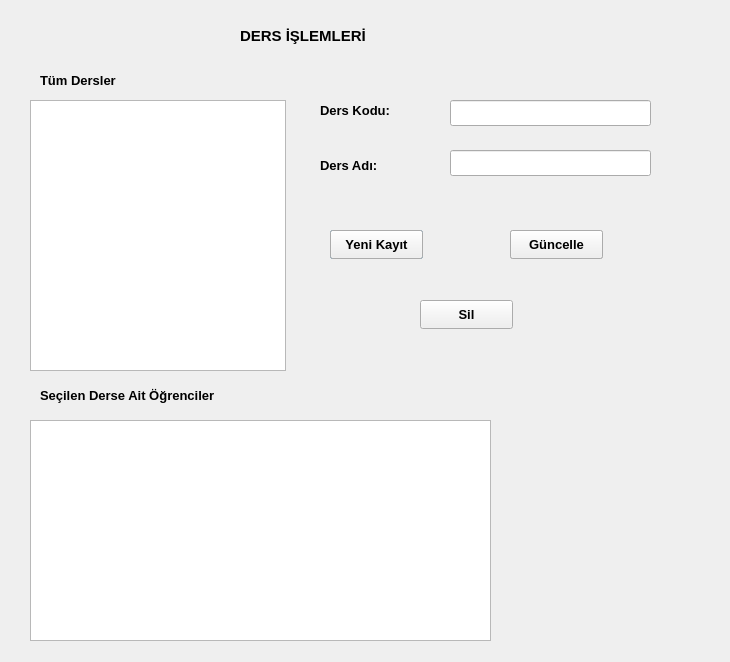
<?xml version="1.0" encoding="UTF-8"?>
<ui version="4.0">
 <class>Dersler</class>
 <widget class="QDialog" name="Dersler">
  <property name="geometry">
   <rect>
    <x>0</x>
    <y>0</y>
    <width>730</width>
    <height>662</height>
   </rect>
  </property>
  <property name="palette">
   <palette>
    <active/>
    <inactive/>
    <disabled/>
   </palette>
  </property>
  <property name="windowTitle">
   <string>Dialog</string>
  </property>
  <widget class="QLabel" name="label">
   <property name="geometry">
    <rect>
     <x>240</x>
     <y>20</y>
     <width>181</width>
     <height>31</height>
    </rect>
   </property>
   <property name="palette">
    <palette>
     <active>
      <colorrole role="WindowText">
       <brush brushstyle="SolidPattern">
        <color alpha="255">
         <red>255</red>
         <green>0</green>
         <blue>0</blue>
        </color>
       </brush>
      </colorrole>
      <colorrole role="Button">
       <brush brushstyle="SolidPattern">
        <color alpha="255">
         <red>240</red>
         <green>240</green>
         <blue>240</blue>
        </color>
       </brush>
      </colorrole>
      <colorrole role="Light">
       <brush brushstyle="SolidPattern">
        <color alpha="255">
         <red>255</red>
         <green>255</green>
         <blue>255</blue>
        </color>
       </brush>
      </colorrole>
      <colorrole role="Midlight">
       <brush brushstyle="SolidPattern">
        <color alpha="255">
         <red>227</red>
         <green>227</green>
         <blue>227</blue>
        </color>
       </brush>
      </colorrole>
      <colorrole role="Dark">
       <brush brushstyle="SolidPattern">
        <color alpha="255">
         <red>160</red>
         <green>160</green>
         <blue>160</blue>
        </color>
       </brush>
      </colorrole>
      <colorrole role="Mid">
       <brush brushstyle="SolidPattern">
        <color alpha="255">
         <red>160</red>
         <green>160</green>
         <blue>160</blue>
        </color>
       </brush>
      </colorrole>
      <colorrole role="Text">
       <brush brushstyle="SolidPattern">
        <color alpha="255">
         <red>0</red>
         <green>0</green>
         <blue>0</blue>
        </color>
       </brush>
      </colorrole>
      <colorrole role="BrightText">
       <brush brushstyle="SolidPattern">
        <color alpha="255">
         <red>255</red>
         <green>255</green>
         <blue>255</blue>
        </color>
       </brush>
      </colorrole>
      <colorrole role="ButtonText">
       <brush brushstyle="SolidPattern">
        <color alpha="255">
         <red>0</red>
         <green>0</green>
         <blue>0</blue>
        </color>
       </brush>
      </colorrole>
      <colorrole role="Base">
       <brush brushstyle="SolidPattern">
        <color alpha="255">
         <red>255</red>
         <green>255</green>
         <blue>255</blue>
        </color>
       </brush>
      </colorrole>
      <colorrole role="Window">
       <brush brushstyle="SolidPattern">
        <color alpha="255">
         <red>240</red>
         <green>240</green>
         <blue>240</blue>
        </color>
       </brush>
      </colorrole>
      <colorrole role="Shadow">
       <brush brushstyle="SolidPattern">
        <color alpha="255">
         <red>105</red>
         <green>105</green>
         <blue>105</blue>
        </color>
       </brush>
      </colorrole>
      <colorrole role="Highlight">
       <brush brushstyle="SolidPattern">
        <color alpha="255">
         <red>0</red>
         <green>120</green>
         <blue>215</blue>
        </color>
       </brush>
      </colorrole>
      <colorrole role="HighlightedText">
       <brush brushstyle="SolidPattern">
        <color alpha="255">
         <red>255</red>
         <green>255</green>
         <blue>255</blue>
        </color>
       </brush>
      </colorrole>
      <colorrole role="Link">
       <brush brushstyle="SolidPattern">
        <color alpha="255">
         <red>0</red>
         <green>0</green>
         <blue>255</blue>
        </color>
       </brush>
      </colorrole>
      <colorrole role="LinkVisited">
       <brush brushstyle="SolidPattern">
        <color alpha="255">
         <red>255</red>
         <green>0</green>
         <blue>255</blue>
        </color>
       </brush>
      </colorrole>
      <colorrole role="AlternateBase">
       <brush brushstyle="SolidPattern">
        <color alpha="255">
         <red>245</red>
         <green>245</green>
         <blue>245</blue>
        </color>
       </brush>
      </colorrole>
      <colorrole role="NoRole">
       <brush brushstyle="SolidPattern">
        <color alpha="255">
         <red>0</red>
         <green>0</green>
         <blue>0</blue>
        </color>
       </brush>
      </colorrole>
      <colorrole role="ToolTipBase">
       <brush brushstyle="SolidPattern">
        <color alpha="255">
         <red>255</red>
         <green>255</green>
         <blue>220</blue>
        </color>
       </brush>
      </colorrole>
      <colorrole role="ToolTipText">
       <brush brushstyle="SolidPattern">
        <color alpha="255">
         <red>0</red>
         <green>0</green>
         <blue>0</blue>
        </color>
       </brush>
      </colorrole>
      <colorrole role="PlaceholderText">
       <brush brushstyle="SolidPattern">
        <color alpha="128">
         <red>0</red>
         <green>0</green>
         <blue>0</blue>
        </color>
       </brush>
      </colorrole>
     </active>
     <inactive>
      <colorrole role="WindowText">
       <brush brushstyle="SolidPattern">
        <color alpha="255">
         <red>0</red>
         <green>0</green>
         <blue>0</blue>
        </color>
       </brush>
      </colorrole>
      <colorrole role="Button">
       <brush brushstyle="SolidPattern">
        <color alpha="255">
         <red>240</red>
         <green>240</green>
         <blue>240</blue>
        </color>
       </brush>
      </colorrole>
      <colorrole role="Light">
       <brush brushstyle="SolidPattern">
        <color alpha="255">
         <red>255</red>
         <green>255</green>
         <blue>255</blue>
        </color>
       </brush>
      </colorrole>
      <colorrole role="Midlight">
       <brush brushstyle="SolidPattern">
        <color alpha="255">
         <red>227</red>
         <green>227</green>
         <blue>227</blue>
        </color>
       </brush>
      </colorrole>
      <colorrole role="Dark">
       <brush brushstyle="SolidPattern">
        <color alpha="255">
         <red>160</red>
         <green>160</green>
         <blue>160</blue>
        </color>
       </brush>
      </colorrole>
      <colorrole role="Mid">
       <brush brushstyle="SolidPattern">
        <color alpha="255">
         <red>160</red>
         <green>160</green>
         <blue>160</blue>
        </color>
       </brush>
      </colorrole>
      <colorrole role="Text">
       <brush brushstyle="SolidPattern">
        <color alpha="255">
         <red>0</red>
         <green>0</green>
         <blue>0</blue>
        </color>
       </brush>
      </colorrole>
      <colorrole role="BrightText">
       <brush brushstyle="SolidPattern">
        <color alpha="255">
         <red>255</red>
         <green>255</green>
         <blue>255</blue>
        </color>
       </brush>
      </colorrole>
      <colorrole role="ButtonText">
       <brush brushstyle="SolidPattern">
        <color alpha="255">
         <red>0</red>
         <green>0</green>
         <blue>0</blue>
        </color>
       </brush>
      </colorrole>
      <colorrole role="Base">
       <brush brushstyle="SolidPattern">
        <color alpha="255">
         <red>255</red>
         <green>255</green>
         <blue>255</blue>
        </color>
       </brush>
      </colorrole>
      <colorrole role="Window">
       <brush brushstyle="SolidPattern">
        <color alpha="255">
         <red>240</red>
         <green>240</green>
         <blue>240</blue>
        </color>
       </brush>
      </colorrole>
      <colorrole role="Shadow">
       <brush brushstyle="SolidPattern">
        <color alpha="255">
         <red>105</red>
         <green>105</green>
         <blue>105</blue>
        </color>
       </brush>
      </colorrole>
      <colorrole role="Highlight">
       <brush brushstyle="SolidPattern">
        <color alpha="255">
         <red>240</red>
         <green>240</green>
         <blue>240</blue>
        </color>
       </brush>
      </colorrole>
      <colorrole role="HighlightedText">
       <brush brushstyle="SolidPattern">
        <color alpha="255">
         <red>0</red>
         <green>0</green>
         <blue>0</blue>
        </color>
       </brush>
      </colorrole>
      <colorrole role="Link">
       <brush brushstyle="SolidPattern">
        <color alpha="255">
         <red>0</red>
         <green>0</green>
         <blue>255</blue>
        </color>
       </brush>
      </colorrole>
      <colorrole role="LinkVisited">
       <brush brushstyle="SolidPattern">
        <color alpha="255">
         <red>255</red>
         <green>0</green>
         <blue>255</blue>
        </color>
       </brush>
      </colorrole>
      <colorrole role="AlternateBase">
       <brush brushstyle="SolidPattern">
        <color alpha="255">
         <red>245</red>
         <green>245</green>
         <blue>245</blue>
        </color>
       </brush>
      </colorrole>
      <colorrole role="NoRole">
       <brush brushstyle="NoBrush">
        <color alpha="255">
         <red>0</red>
         <green>0</green>
         <blue>0</blue>
        </color>
       </brush>
      </colorrole>
      <colorrole role="ToolTipBase">
       <brush brushstyle="SolidPattern">
        <color alpha="255">
         <red>255</red>
         <green>255</green>
         <blue>220</blue>
        </color>
       </brush>
      </colorrole>
      <colorrole role="ToolTipText">
       <brush brushstyle="SolidPattern">
        <color alpha="255">
         <red>0</red>
         <green>0</green>
         <blue>0</blue>
        </color>
       </brush>
      </colorrole>
      <colorrole role="PlaceholderText">
       <brush brushstyle="SolidPattern">
        <color alpha="128">
         <red>0</red>
         <green>0</green>
         <blue>0</blue>
        </color>
       </brush>
      </colorrole>
     </inactive>
     <disabled>
      <colorrole role="WindowText">
       <brush brushstyle="SolidPattern">
        <color alpha="255">
         <red>120</red>
         <green>120</green>
         <blue>120</blue>
        </color>
       </brush>
      </colorrole>
      <colorrole role="Button">
       <brush brushstyle="SolidPattern">
        <color alpha="255">
         <red>240</red>
         <green>240</green>
         <blue>240</blue>
        </color>
       </brush>
      </colorrole>
      <colorrole role="Light">
       <brush brushstyle="SolidPattern">
        <color alpha="255">
         <red>255</red>
         <green>255</green>
         <blue>255</blue>
        </color>
       </brush>
      </colorrole>
      <colorrole role="Midlight">
       <brush brushstyle="SolidPattern">
        <color alpha="255">
         <red>247</red>
         <green>247</green>
         <blue>247</blue>
        </color>
       </brush>
      </colorrole>
      <colorrole role="Dark">
       <brush brushstyle="SolidPattern">
        <color alpha="255">
         <red>160</red>
         <green>160</green>
         <blue>160</blue>
        </color>
       </brush>
      </colorrole>
      <colorrole role="Mid">
       <brush brushstyle="SolidPattern">
        <color alpha="255">
         <red>160</red>
         <green>160</green>
         <blue>160</blue>
        </color>
       </brush>
      </colorrole>
      <colorrole role="Text">
       <brush brushstyle="SolidPattern">
        <color alpha="255">
         <red>120</red>
         <green>120</green>
         <blue>120</blue>
        </color>
       </brush>
      </colorrole>
      <colorrole role="BrightText">
       <brush brushstyle="SolidPattern">
        <color alpha="255">
         <red>255</red>
         <green>255</green>
         <blue>255</blue>
        </color>
       </brush>
      </colorrole>
      <colorrole role="ButtonText">
       <brush brushstyle="SolidPattern">
        <color alpha="255">
         <red>120</red>
         <green>120</green>
         <blue>120</blue>
        </color>
       </brush>
      </colorrole>
      <colorrole role="Base">
       <brush brushstyle="SolidPattern">
        <color alpha="255">
         <red>240</red>
         <green>240</green>
         <blue>240</blue>
        </color>
       </brush>
      </colorrole>
      <colorrole role="Window">
       <brush brushstyle="SolidPattern">
        <color alpha="255">
         <red>240</red>
         <green>240</green>
         <blue>240</blue>
        </color>
       </brush>
      </colorrole>
      <colorrole role="Shadow">
       <brush brushstyle="SolidPattern">
        <color alpha="255">
         <red>0</red>
         <green>0</green>
         <blue>0</blue>
        </color>
       </brush>
      </colorrole>
      <colorrole role="Highlight">
       <brush brushstyle="SolidPattern">
        <color alpha="255">
         <red>0</red>
         <green>120</green>
         <blue>215</blue>
        </color>
       </brush>
      </colorrole>
      <colorrole role="HighlightedText">
       <brush brushstyle="SolidPattern">
        <color alpha="255">
         <red>255</red>
         <green>255</green>
         <blue>255</blue>
        </color>
       </brush>
      </colorrole>
      <colorrole role="Link">
       <brush brushstyle="SolidPattern">
        <color alpha="255">
         <red>0</red>
         <green>0</green>
         <blue>255</blue>
        </color>
       </brush>
      </colorrole>
      <colorrole role="LinkVisited">
       <brush brushstyle="SolidPattern">
        <color alpha="255">
         <red>255</red>
         <green>0</green>
         <blue>255</blue>
        </color>
       </brush>
      </colorrole>
      <colorrole role="AlternateBase">
       <brush brushstyle="SolidPattern">
        <color alpha="255">
         <red>245</red>
         <green>245</green>
         <blue>245</blue>
        </color>
       </brush>
      </colorrole>
      <colorrole role="NoRole">
       <brush brushstyle="NoBrush">
        <color alpha="255">
         <red>0</red>
         <green>0</green>
         <blue>0</blue>
        </color>
       </brush>
      </colorrole>
      <colorrole role="ToolTipBase">
       <brush brushstyle="SolidPattern">
        <color alpha="255">
         <red>255</red>
         <green>255</green>
         <blue>220</blue>
        </color>
       </brush>
      </colorrole>
      <colorrole role="ToolTipText">
       <brush brushstyle="SolidPattern">
        <color alpha="255">
         <red>0</red>
         <green>0</green>
         <blue>0</blue>
        </color>
       </brush>
      </colorrole>
      <colorrole role="PlaceholderText">
       <brush brushstyle="SolidPattern">
        <color alpha="128">
         <red>0</red>
         <green>0</green>
         <blue>0</blue>
        </color>
       </brush>
      </colorrole>
     </disabled>
    </palette>
   </property>
   <property name="font">
    <font>
     <pointsize>11</pointsize>
     <bold>true</bold>
    </font>
   </property>
   <property name="text">
    <string>DERS İŞLEMLERİ</string>
   </property>
  </widget>
  <widget class="QLabel" name="label_2">
   <property name="geometry">
    <rect>
     <x>40</x>
     <y>70</y>
     <width>111</width>
     <height>20</height>
    </rect>
   </property>
   <property name="font">
    <font>
     <pointsize>10</pointsize>
     <bold>true</bold>
    </font>
   </property>
   <property name="text">
    <string>Tüm Dersler</string>
   </property>
  </widget>
  <widget class="QLabel" name="label_3">
   <property name="geometry">
    <rect>
     <x>40</x>
     <y>380</y>
     <width>231</width>
     <height>31</height>
    </rect>
   </property>
   <property name="font">
    <font>
     <pointsize>10</pointsize>
     <bold>true</bold>
    </font>
   </property>
   <property name="text">
    <string>Seçilen Derse Ait Öğrenciler</string>
   </property>
  </widget>
  <widget class="QLabel" name="label_4">
   <property name="geometry">
    <rect>
     <x>320</x>
     <y>100</y>
     <width>101</width>
     <height>20</height>
    </rect>
   </property>
   <property name="font">
    <font>
     <pointsize>10</pointsize>
     <bold>true</bold>
    </font>
   </property>
   <property name="text">
    <string>Ders Kodu:</string>
   </property>
  </widget>
  <widget class="QLabel" name="label_5">
   <property name="geometry">
    <rect>
     <x>320</x>
     <y>150</y>
     <width>91</width>
     <height>31</height>
    </rect>
   </property>
   <property name="font">
    <font>
     <pointsize>10</pointsize>
     <bold>true</bold>
    </font>
   </property>
   <property name="text">
    <string>Ders Adı:</string>
   </property>
  </widget>
  <widget class="QLineEdit" name="lineEdit_ders_kodu">
   <property name="geometry">
    <rect>
     <x>450</x>
     <y>100</y>
     <width>201</width>
     <height>26</height>
    </rect>
   </property>
  </widget>
  <widget class="QLineEdit" name="lineEdit_ders_adi">
   <property name="geometry">
    <rect>
     <x>450</x>
     <y>150</y>
     <width>201</width>
     <height>26</height>
    </rect>
   </property>
  </widget>
  <widget class="QPushButton" name="pushButton">
   <property name="geometry">
    <rect>
     <x>330</x>
     <y>230</y>
     <width>93</width>
     <height>29</height>
    </rect>
   </property>
   <property name="text">
    <string>PushButton</string>
   </property>
  </widget>
  <widget class="QPushButton" name="pushButton_2">
   <property name="geometry">
    <rect>
     <x>510</x>
     <y>230</y>
     <width>93</width>
     <height>29</height>
    </rect>
   </property>
   <property name="text">
    <string>PushButton</string>
   </property>
  </widget>
  <widget class="QPushButton" name="pushButton_ders_kayit">
   <property name="geometry">
    <rect>
     <x>330</x>
     <y>230</y>
     <width>93</width>
     <height>29</height>
    </rect>
   </property>
   <property name="font">
    <font>
     <pointsize>10</pointsize>
     <bold>true</bold>
    </font>
   </property>
   <property name="text">
    <string>Yeni Kayıt</string>
   </property>
  </widget>
  <widget class="QPushButton" name="pushButton_ders_guncelle">
   <property name="geometry">
    <rect>
     <x>510</x>
     <y>230</y>
     <width>93</width>
     <height>29</height>
    </rect>
   </property>
   <property name="font">
    <font>
     <pointsize>10</pointsize>
     <bold>true</bold>
    </font>
   </property>
   <property name="text">
    <string>Güncelle</string>
   </property>
  </widget>
  <widget class="QPushButton" name="pushButton_ders_sil">
   <property name="geometry">
    <rect>
     <x>420</x>
     <y>300</y>
     <width>93</width>
     <height>29</height>
    </rect>
   </property>
   <property name="font">
    <font>
     <pointsize>10</pointsize>
     <bold>true</bold>
    </font>
   </property>
   <property name="text">
    <string>Sil</string>
   </property>
  </widget>
  <widget class="QTableView" name="tableView_dersler">
   <property name="geometry">
    <rect>
     <x>30</x>
     <y>100</y>
     <width>256</width>
     <height>271</height>
    </rect>
   </property>
  </widget>
  <widget class="QTableView" name="tableView_secilenders_ogr">
   <property name="geometry">
    <rect>
     <x>30</x>
     <y>420</y>
     <width>461</width>
     <height>221</height>
    </rect>
   </property>
  </widget>
 </widget>
 <resources/>
 <connections/>
</ui>
